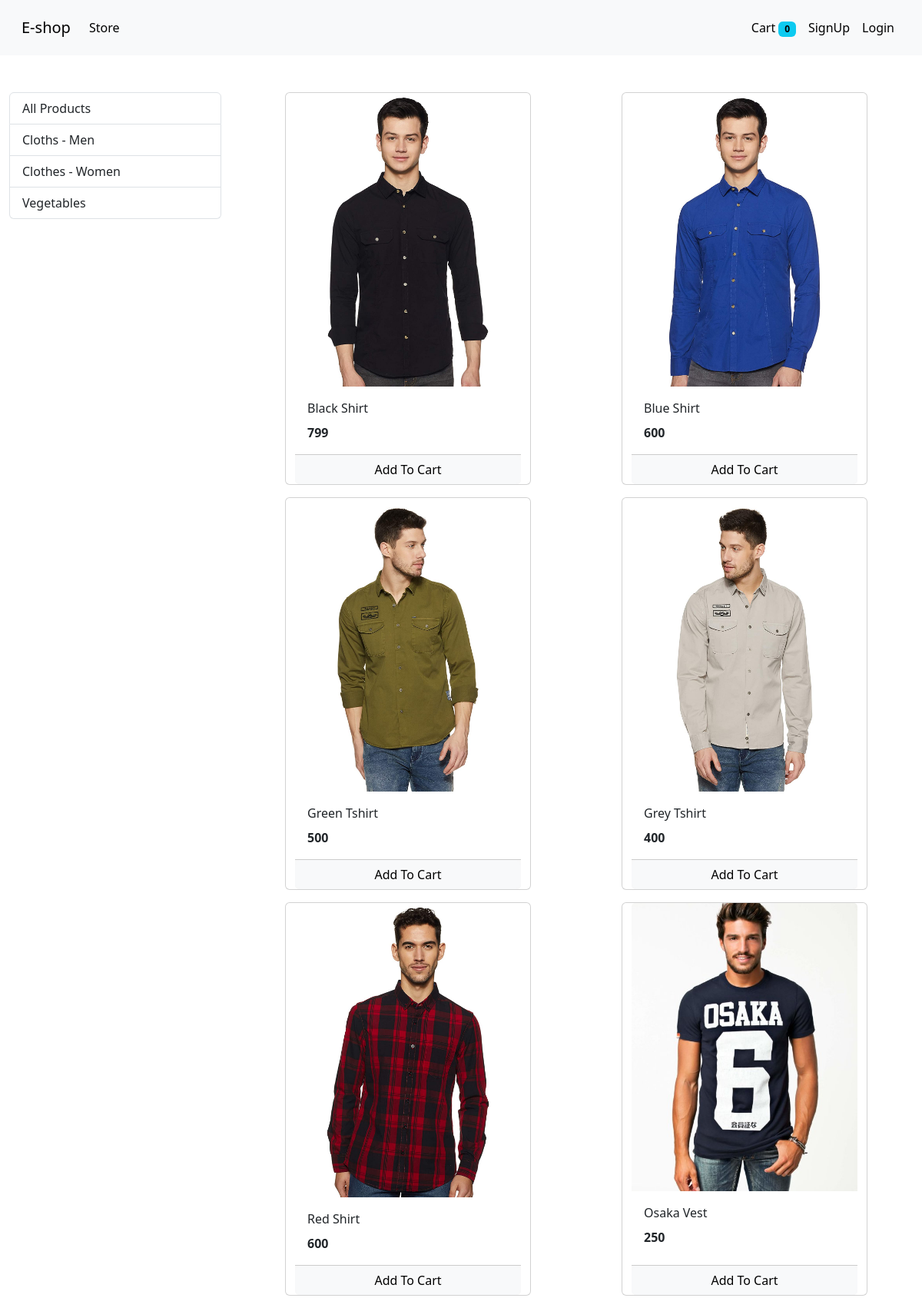
/?category=1, run on the app's committed database.
### store/models/category.py (models this page shows, shortened)
class Category(models.Model):
     name = models.CharField(max_length=100)
     @staticmethod
     def get_all_categories():
          return Category.objects.all()

### store/models/product.py (models this page shows, shortened)
class Product(models.Model):
     name = models.CharField(max_length=100)
     price = models.IntegerField(default=0)
     category = models.ForeignKey(Category, on_delete=models.CASCADE, default=1)
     description = models.CharField(max_length=200, default='', null=True, blank=True)
     image = models.ImageField(upload_to='uploads/products/')
     @staticmethod
     def get_all_products_by_categoryId(category_id):
          if category_id:
               return Product.objects.filter(category = category_id)
          else:
               return Product.get_all_products()

### store/views.py (the view, shortened to what this page needs)
# urls.py: path('', views.Index.as_view() , name="index"),
class Index(View):
     def get(self, request):
          cart = request.session.get('cart')
          if not cart:
               request.session['cart'] = {}
          products = None
          categories = Category.get_all_categories()
          categoryId = request.GET.get('category')
          if categoryId:
               products = Product.get_all_products_by_categoryId(categoryId)
          else:
               products = Product.get_all_products()
          context = {
               'products':products,
               'categories':categories
          }
          return render(request, 'index.html', context)

### store/templatetags/cart.py (called while the page is built)
@register.filter(name='is_in_cart')
def is_in_cart(product, cart):
     keys = cart.keys()
     for id in keys:
          if int(id) == product.id:
               return True
     return False

### store/templates/index.html (shortened to what this page needs)
{% extends 'base.html' %}
{% block content %}
{% load cart %}
<div class="container-fluid mt-5">
     <div class="row">
          <div class="col-lg-3 mx-auto">
               <div class="list-group">
                    <a href="/" class="list-group-item list-group-item-action "
                         >All Products</a>
                    {% for category in categories %}
                         <a href="/?category={{category.id}}" class="list-group-item list-group-item-action "
                         >{{category.name}}</a>
                    {% endfor %}
               </div>
          </div>
          <div id="products" class="col-lg-9 mx-auto ">
               <div class="row mx-auto">
                    {% for product in products %}
                    <div class="card mx-auto mb-3" id={{ product.id }} style="width: 20rem;">
                         <img src="/media/{{ product.image }}" class="card-img-top" alt="...">
                         <div class="card-body">
                              <p class="card-title">{{ product.name}}</p>
                              <p class="card-text"><b>{{product.price}}</b></p>
                         </div>
                         <div class="card-footer p-0 m-0 ">
                              {% if  product|is_in_cart:request.session.cart %}
                              <div class="row">
                                   <form action="/#{{ product.id }}" method="post" class="col-2 ">
                                        {% csrf_token %}
                                        <input hidden type="text" name="product" value="{{ product.id }}">
                                        <input hidden type="text" name="remove" value="True">
                                        <input type="submit" value=" - " class="btn btn-block btn-secondary">
                                   </form>
                                   <div class="text-center col">{{product|cart_count:request.session.cart}} in Cart </div>
                                   <form action="/#{{product.id}}" method="post" class="col-2">
                                        {% csrf_token %}
                                        <input hidden type="text" name="product" value="{{ product.id }}">
                                        <input type="submit" value=" + " class="btn btn-block btn-secondary">
                                   </form>
                              </div>
                              {% else %}
                              <form action="/#{{product.id}}" method="post" >
                                   <input type="submit" class="float-right btn btn-light btn-block form-control " value="Add To Cart">
                              </form>
                              {% endif %}
                         </div>
                    </div>
               {% endfor %}
          </div>
</div>
{% endblock %}

### data on the page
Category: name "Cloths - Men"
Category: name "Clothes - Women"
Category: name "Vegetables"
Product: image (picture), name "Black Shirt", price "799"
Product: image (picture), name "Blue Shirt", price "600"
Product: image (picture), name "Green Tshirt", price "500"
Product: image (picture), name "Grey Tshirt", price "400"
Product: image (picture), name "Red Shirt", price "600"
Product: image (picture), name "Osaka Vest", price "250"

### other printed values
{{ request.session.cart.keys|length }} "0"
